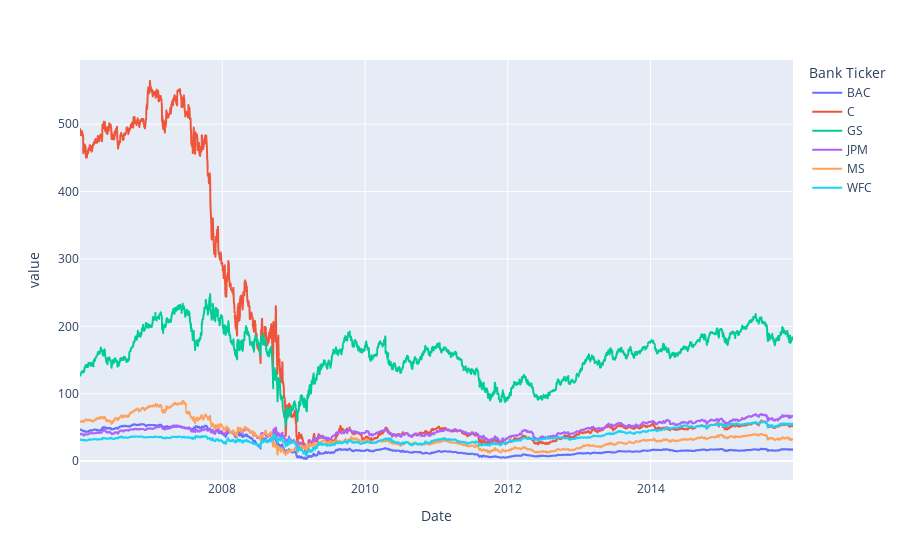

Write notebook code for a chart like this one.
### Code cell
import plotly.express as px
close_price = bank_stocks.xs(key = 'Close', axis = 1, level = 'Stock Info')
fig = px.line(close_price)
fig.show()

### Figure 1 — Plotly figure (JSON) as saved in the notebook; plotly's stock layout.template omitted (floating-point values rounded to 4 significant figures; data arrays with more than 128 entries replaced by an {"elided": "..."} marker saying what was removed)
{"data": [{"hovertemplate": "Bank Ticker=BAC<br>Date=%{x}<br>value=%{y}<extra></extra>", "legendgroup": "BAC", "line": {"color": "#636efa", "dash": "solid"}, "marker": {"symbol": "circle"}, "mode": "lines", "name": "BAC", "showlegend": true, "type": "scattergl", "x": {"elided": "2517 str values"}, "xaxis": "x", "y": {"elided": "2517 float values"}, "yaxis": "y"}, {"hovertemplate": "Bank Ticker=C<br>Date=%{x}<br>value=%{y}<extra></extra>", "legendgroup": "C", "line": {"color": "#EF553B", "dash": "solid"}, "marker": {"symbol": "circle"}, "mode": "lines", "name": "C", "showlegend": true, "type": "scattergl", "x": {"elided": "2517 str values"}, "xaxis": "x", "y": {"elided": "2517 float values"}, "yaxis": "y"}, {"hovertemplate": "Bank Ticker=GS<br>Date=%{x}<br>value=%{y}<extra></extra>", "legendgroup": "GS", "line": {"color": "#00cc96", "dash": "solid"}, "marker": {"symbol": "circle"}, "mode": "lines", "name": "GS", "showlegend": true, "type": "scattergl", "x": {"elided": "2517 str values"}, "xaxis": "x", "y": {"elided": "2517 float values"}, "yaxis": "y"}, {"hovertemplate": "Bank Ticker=JPM<br>Date=%{x}<br>value=%{y}<extra></extra>", "legendgroup": "JPM", "line": {"color": "#ab63fa", "dash": "solid"}, "marker": {"symbol": "circle"}, "mode": "lines", "name": "JPM", "showlegend": true, "type": "scattergl", "x": {"elided": "2517 str values"}, "xaxis": "x", "y": {"elided": "2517 float values"}, "yaxis": "y"}, {"hovertemplate": "Bank Ticker=MS<br>Date=%{x}<br>value=%{y}<extra></extra>", "legendgroup": "MS", "line": {"color": "#FFA15A", "dash": "solid"}, "marker": {"symbol": "circle"}, "mode": "lines", "name": "MS", "showlegend": true, "type": "scattergl", "x": {"elided": "2517 str values"}, "xaxis": "x", "y": {"elided": "2517 float values"}, "yaxis": "y"}, {"hovertemplate": "Bank Ticker=WFC<br>Date=%{x}<br>value=%{y}<extra></extra>", "legendgroup": "WFC", "line": {"color": "#19d3f3", "dash": "solid"}, "marker": {"symbol": "circle"}, "mode": "lines", "name": "WFC", "showlegend": true, "type": "scattergl", "x": {"elided": "2517 str values"}, "xaxis": "x", "y": {"elided": "2517 float values"}, "yaxis": "y"}], "layout": {"legend": {"title": {"text": "Bank Ticker"}, "tracegroupgap": 0}, "margin": {"t": 60}, "xaxis": {"anchor": "y", "domain": [0, 1], "title": {"text": "Date"}}, "yaxis": {"anchor": "x", "domain": [0, 1], "title": {"text": "value"}}}}
